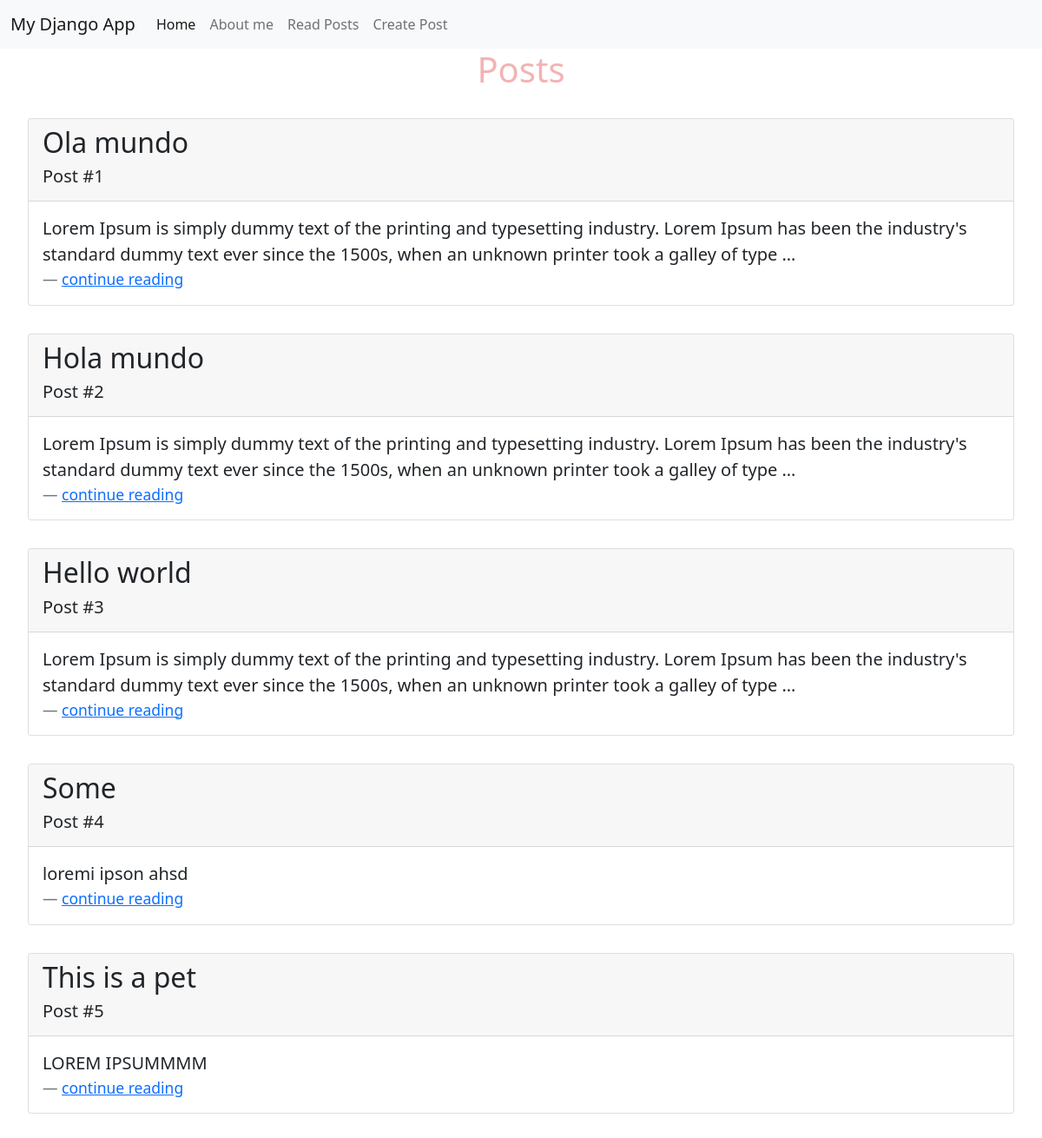
/posts/, run on the app's committed database.
### posts/models.py (models this page shows, shortened)
class Post(models.Model):
    title=models.CharField(max_length=256)
    body=models.TextField()

### posts/views.py (the view)
# urls.py: path('',PostListView.as_view(),name='post_list'),
class PostListView(ListView):
    template_name='post/list.html'
    model=Post

### templates/post/list.html (shortened to what this page needs)
{% extends 'base.html' %}
{% block content %}
<h1>Posts</h1>
    {% for post in post_list %}
    <div class="card">
        <div class="card-header">
            <h2>{{post.title}}</h2>
            <h5>Post #{{post.id}}</h5>
        </div>
        <div class="card-body">
          <blockquote class="blockquote mb-0">
            <p>{{post.body|truncatechars:200}}</p>
            <footer class="blockquote-footer"><a href="{% url 'post_detail' post.id %}">continue reading</a></footer>
          </blockquote>
        </div>
      </div>
    {% endfor %}
{% endblock content %}

### templates/base.html (shortened to what this page needs)
{% load static %}
<!DOCTYPE html>
<html lang="en">
<head>
    <link
    href="https://cdn.jsdelivr.net/npm/bootstrap@5.1.3/dist/css/bootstrap.min.css"
    rel="stylesheet"
>
    <link href="{% static 'css/base.css' %}" rel="stylesheet">
</head>
<body>
    <nav class="navbar navbar-expand-lg navbar-light bg-light">
        <div class="container-fluid">
          <a class="navbar-brand" href="{% url 'home' %}">My Django App</a>
          <div class="collapse navbar-collapse" id="navbarNavAltMarkup">
            <div class="navbar-nav">
              <a class="nav-link active" aria-current="page"
              href="{% url 'home' %}">Home</a>
              <a class="nav-link" href="{% url 'about' %}">About me</a>
              <a class="nav-link" href="{% url 'post_list' %}">Read Posts</a>
              <a class="nav-link" href="{% url 'post_new' %}">Create Post</a>
            </div>
          </div>
        </div>
      </nav>
    {%block  content  %}
    {% endblock content %}
</body>
</html>

### static/css/base.css (style rules this page uses)
h1 { color: rgb(243, 179, 179); text-align: center; }
.card { margin:2rem ; }

### data on the page
Post: title "Ola mundo", id "1", body "Lorem Ipsum is simply dummy text of the printing and typesetting industry. Lorem Ipsum has been the industry's standard dummy text ever since the 1500s, when an unknown printer took a galley of type …"
Post: title "Hola mundo", id "2", body "Lorem Ipsum is simply dummy text of the printing and typesetting industry. Lorem Ipsum has been the industry's standard dummy text ever since the 1500s, when an unknown printer took a galley of type …"
Post: title "Hello world", id "3", body "Lorem Ipsum is simply dummy text of the printing and typesetting industry. Lorem Ipsum has been the industry's standard dummy text ever since the 1500s, when an unknown printer took a galley of type …"
Post: title "Some", id "4", body "loremi ipson ahsd"
Post: title "This is a pet", id "5", body "LOREM IPSUMMMM"
